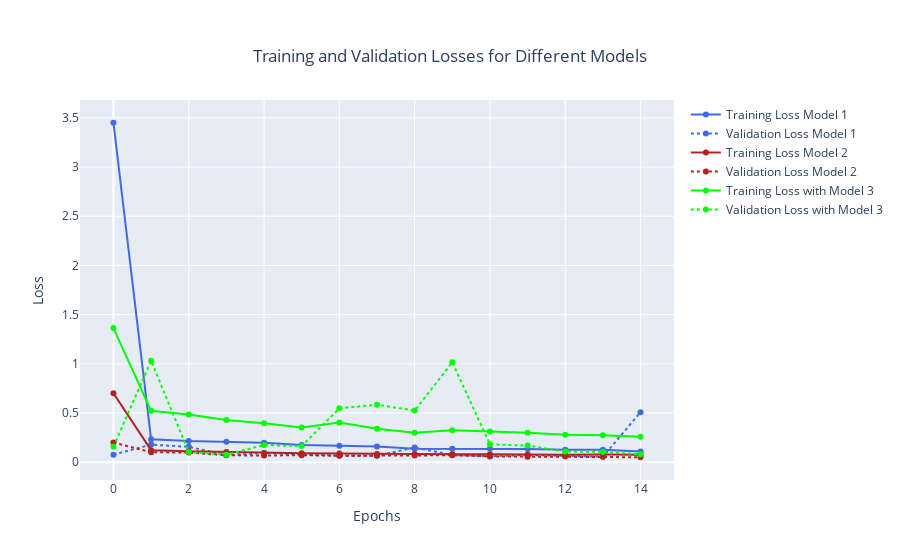

Notebook source saved alongside this figure:
### Code cell
loss1 = history1.history['loss']
val_loss1 = history1.history['val_loss']
loss2 = history2.history['loss']
val_loss2 = history2.history['val_loss']
loss3 = history3.history['loss']
val_loss3 = history3.history['val_loss']

fig = go.Figure()
fig.add_trace(go.Scatter(x=np.arange(len(loss1)), y=loss1,
                    name='Training Loss Model 1', line=dict(color='royalblue')))
fig.add_trace(go.Scatter(x=np.arange(len(val_loss1)), y=val_loss1,
                    name='Validation Loss Model 1', line = dict(color='royalblue', dash='dot')))

fig.add_trace(go.Scatter(x=np.arange(len(loss2)), y=loss2,
                    name='Training Loss Model 2', line=dict(color='firebrick')))
fig.add_trace(go.Scatter(x=np.arange(len(val_loss2)), y=val_loss2,
                    name='Validation Loss Model 2', line = dict(color='firebrick', dash='dot')))

fig.add_trace(go.Scatter(x=np.arange(len(loss3)), y=loss3,
                    name='Training Loss with Model 3', line=dict(color='rgb(0, 255, 0)')))
fig.add_trace(go.Scatter(x=np.arange(len(val_loss3)), y=val_loss3,
                    name='Validation Loss with Model 3', line = dict(color='rgb(0, 255, 0)', dash='dot')))

fig.update_layout(xaxis_title='Epochs',
                  yaxis_title='Loss',
                  title={'text': "Training and Validation Losses for Different Models",
                                                'x':0.5,
                                                'xanchor': 'center',
                                                'yanchor': 'top'})
iplot(fig)

### Figure 1 — Plotly figure (JSON) as saved in the notebook; plotly's stock layout.template omitted (floating-point values rounded to 4 significant figures)
{"data": [{"line": {"color": "royalblue"}, "name": "Training Loss Model 1", "type": "scatter", "x": [0, 1, 2, 3, 4, 5, 6, 7, 8, 9, 10, 11, 12, 13, 14], "y": [3.451, 0.2335, 0.2141, 0.2065, 0.1982, 0.174, 0.1679, 0.1602, 0.1369, 0.1361, 0.1374, 0.1346, 0.125, 0.126, 0.1087]}, {"line": {"color": "royalblue", "dash": "dot"}, "name": "Validation Loss Model 1", "type": "scatter", "x": [0, 1, 2, 3, 4, 5, 6, 7, 8, 9, 10, 11, 12, 13, 14], "y": [0.07633, 0.1784, 0.1557, 0.07257, 0.09254, 0.07664, 0.06499, 0.06633, 0.1479, 0.07326, 0.05958, 0.07302, 0.06695, 0.05478, 0.5085]}, {"line": {"color": "firebrick"}, "name": "Training Loss Model 2", "type": "scatter", "x": [0, 1, 2, 3, 4, 5, 6, 7, 8, 9, 10, 11, 12, 13, 14], "y": [0.7002, 0.1218, 0.1105, 0.1027, 0.09344, 0.09144, 0.08682, 0.08279, 0.08407, 0.0814, 0.08116, 0.07588, 0.07646, 0.07721, 0.07594]}, {"line": {"color": "firebrick", "dash": "dot"}, "name": "Validation Loss Model 2", "type": "scatter", "x": [0, 1, 2, 3, 4, 5, 6, 7, 8, 9, 10, 11, 12, 13, 14], "y": [0.2008, 0.1016, 0.09692, 0.07085, 0.06657, 0.07115, 0.06446, 0.06835, 0.06695, 0.07003, 0.0586, 0.05608, 0.05806, 0.05594, 0.04982]}, {"line": {"color": "rgb(0, 255, 0)"}, "name": "Training Loss with Model 3", "type": "scatter", "x": [0, 1, 2, 3, 4, 5, 6, 7, 8, 9, 10, 11, 12, 13, 14], "y": [1.363, 0.5219, 0.4855, 0.4282, 0.3964, 0.3526, 0.402, 0.3386, 0.2987, 0.3252, 0.3129, 0.2998, 0.2774, 0.2743, 0.2583]}, {"line": {"color": "rgb(0, 255, 0)", "dash": "dot"}, "name": "Validation Loss with Model 3", "type": "scatter", "x": [0, 1, 2, 3, 4, 5, 6, 7, 8, 9, 10, 11, 12, 13, 14], "y": [0.1571, 1.03, 0.1027, 0.07622, 0.1736, 0.1635, 0.5469, 0.5838, 0.5243, 1.015, 0.1813, 0.1683, 0.1085, 0.1037, 0.07938]}], "layout": {"title": {"text": "Training and Validation Losses for Different Models", "x": 0.5, "xanchor": "center", "yanchor": "top"}, "xaxis": {"title": {"text": "Epochs"}}, "yaxis": {"title": {"text": "Loss"}}}}
